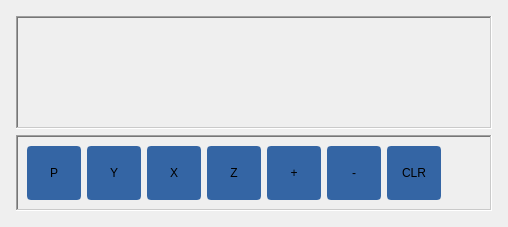
            <widget class="QWidget" name="page_8">
             <layout class="QGridLayout" name="gridLayout_43">
              <item row="0" column="0">
               <widget class="QFrame" name="gridFrame">
                <property name="frameShape">
                 <enum>QFrame::NoFrame</enum>
                </property>
                <layout class="QGridLayout" name="gridLayout_26">
                 <property name="leftMargin">
                  <number>5</number>
                 </property>
                 <property name="topMargin">
                  <number>5</number>
                 </property>
                 <property name="rightMargin">
                  <number>5</number>
                 </property>
                 <property name="bottomMargin">
                  <number>5</number>
                 </property>
                 <item row="2" column="0">
                  <widget class="QFrame" name="horizontalFrame_3">
                   <property name="minimumSize">
                    <size>
                     <width>50</width>
                     <height>60</height>
                    </size>
                   </property>
                   <property name="maximumSize">
                    <size>
                     <width>580</width>
                     <height>16777215</height>
                    </size>
                   </property>
                   <property name="styleSheet">
                    <string notr="true">QPushButton {
min-height: 50px;
min-width: 50px;
max-height: 50px;
max-width: 50px;
font: 18pt &quot;DejaVu Sans&quot;;
color: rgb(0,0,0);
background-color:rgb(52, 101, 164);
border-style: solid;
border-width: 2px;
border-radius: 4px;
border-color:rgb(52, 101, 164)
}

QPushButton::pressed{border-color:rgb(0,255,0)}

</string>
                   </property>
                   <property name="frameShape">
                    <enum>QFrame::WinPanel</enum>
                   </property>
                   <property name="frameShadow">
                    <enum>QFrame::Sunken</enum>
                   </property>
                   <layout class="QGridLayout" name="gridLayout_21">
                    <item row="0" column="0">
                     <widget class="QPushButton" name="PVIEW_2">
                      <property name="minimumSize">
                       <size>
                        <width>54</width>
                        <height>54</height>
                       </size>
                      </property>
                      <property name="maximumSize">
                       <size>
                        <width>54</width>
                        <height>54</height>
                       </size>
                      </property>
                      <property name="text">
                       <string>P</string>
                      </property>
                     </widget>
                    </item>
                    <item row="0" column="7">
                     <widget class="QPushButton" name="clearplot_2">
                      <property name="minimumSize">
                       <size>
                        <width>54</width>
                        <height>54</height>
                       </size>
                      </property>
                      <property name="maximumSize">
                       <size>
                        <width>54</width>
                        <height>54</height>
                       </size>
                      </property>
                      <property name="text">
                       <string>CLR</string>
                      </property>
                     </widget>
                    </item>
                    <item row="0" column="4">
                     <widget class="QPushButton" name="zoomin_2">
                      <property name="minimumSize">
                       <size>
                        <width>54</width>
                        <height>54</height>
                       </size>
                      </property>
                      <property name="maximumSize">
                       <size>
                        <width>54</width>
                        <height>54</height>
                       </size>
                      </property>
                      <property name="text">
                       <string>+</string>
                      </property>
                      <property name="autoRepeat">
                       <bool>true</bool>
                      </property>
                     </widget>
                    </item>
                    <item row="0" column="10">
                     <spacer name="horizontalSpacer_7">
                      <property name="orientation">
                       <enum>Qt::Horizontal</enum>
                      </property>
                      <property name="sizeHint" stdset="0">
                       <size>
                        <width>40</width>
                        <height>20</height>
                       </size>
                      </property>
                     </spacer>
                    </item>
                    <item row="0" column="6">
                     <widget class="QPushButton" name="zoomout_2">
                      <property name="minimumSize">
                       <size>
                        <width>54</width>
                        <height>54</height>
                       </size>
                      </property>
                      <property name="maximumSize">
                       <size>
                        <width>54</width>
                        <height>54</height>
                       </size>
                      </property>
                      <property name="text">
                       <string>-</string>
                      </property>
                      <property name="autoRepeat">
                       <bool>true</bool>
                      </property>
                     </widget>
                    </item>
                    <item row="0" column="2">
                     <widget class="QPushButton" name="xview_2">
                      <property name="minimumSize">
                       <size>
                        <width>54</width>
                        <height>54</height>
                       </size>
                      </property>
                      <property name="maximumSize">
                       <size>
                        <width>54</width>
                        <height>54</height>
                       </size>
                      </property>
                      <property name="text">
                       <string>X</string>
                      </property>
                     </widget>
                    </item>
                    <item row="0" column="1">
                     <widget class="QPushButton" name="yview_2">
                      <property name="minimumSize">
                       <size>
                        <width>54</width>
                        <height>54</height>
                       </size>
                      </property>
                      <property name="maximumSize">
                       <size>
                        <width>54</width>
                        <height>54</height>
                       </size>
                      </property>
                      <property name="text">
                       <string>Y</string>
                      </property>
                     </widget>
                    </item>
                    <item row="0" column="3">
                     <widget class="QPushButton" name="zview_2">
                      <property name="minimumSize">
                       <size>
                        <width>54</width>
                        <height>54</height>
                       </size>
                      </property>
                      <property name="maximumSize">
                       <size>
                        <width>54</width>
                        <height>54</height>
                       </size>
                      </property>
                      <property name="text">
                       <string>Z</string>
                      </property>
                     </widget>
                    </item>
                   </layout>
                  </widget>
                 </item>
                 <item row="0" column="0">
                  <widget class="QFrame" name="gridFrame">
                   <property name="frameShape">
                    <enum>QFrame::WinPanel</enum>
                   </property>
                   <property name="frameShadow">
                    <enum>QFrame::Sunken</enum>
                   </property>
                   <layout class="QGridLayout" name="gridLayout_62">
                    <property name="leftMargin">
                     <number>5</number>
                    </property>
                    <property name="topMargin">
                     <number>5</number>
                    </property>
                    <property name="rightMargin">
                     <number>5</number>
                    </property>
                    <property name="bottomMargin">
                     <number>5</number>
                    </property>
                    <item row="0" column="0">
                     <widget class="VTKBackPlot" name="vtkbackplot_2">
                      <property name="minimumSize">
                       <size>
                        <width>280</width>
                        <height>99</height>
                       </size>
                      </property>
                      <property name="maximumSize">
                       <size>
                        <width>99999</width>
                        <height>9999</height>
                       </size>
                      </property>
                      <property name="enableProgramTicks" stdset="0">
                       <bool>false</bool>
                      </property>
                     </widget>
                    </item>
                   </layout>
                  </widget>
                 </item>
                </layout>
               </widget>
              </item>
             </layout>
            </widget>
